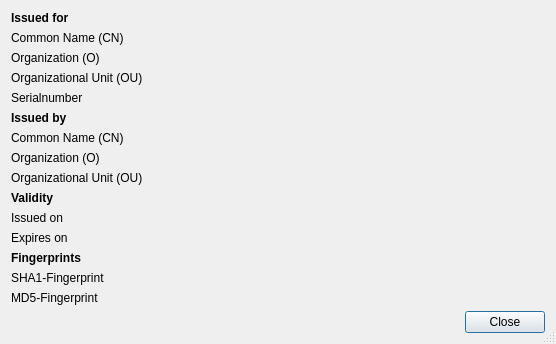
<?xml version="1.0" encoding="UTF-8"?>
<ui version="4.0">
 <class>SslInfoDialog</class>
 <widget class="QDialog" name="SslInfoDialog">
  <property name="geometry">
   <rect>
    <x>0</x>
    <y>0</y>
    <width>556</width>
    <height>337</height>
   </rect>
  </property>
  <property name="windowTitle">
   <string>SSL Certificate Info</string>
  </property>
  <property name="sizeGripEnabled">
   <bool>true</bool>
  </property>
  <layout class="QVBoxLayout" name="verticalLayout">
   <item>
    <layout class="QGridLayout" name="gridLayout">
     <property name="horizontalSpacing">
      <number>15</number>
     </property>
     <item row="0" column="0" colspan="2">
      <widget class="QLabel" name="label">
       <property name="text">
        <string>&lt;b&gt;Issued for&lt;/b&gt;</string>
       </property>
      </widget>
     </item>
     <item row="1" column="0">
      <widget class="QLabel" name="label_2">
       <property name="text">
        <string>Common Name (CN)</string>
       </property>
      </widget>
     </item>
     <item row="1" column="1">
      <widget class="QLabel" name="subjectCommonNameLabel">
       <property name="sizePolicy">
        <sizepolicy hsizetype="Expanding" vsizetype="Preferred">
         <horstretch>0</horstretch>
         <verstretch>0</verstretch>
        </sizepolicy>
       </property>
       <property name="text">
        <string/>
       </property>
      </widget>
     </item>
     <item row="2" column="0">
      <widget class="QLabel" name="label_3">
       <property name="text">
        <string>Organization (O)</string>
       </property>
      </widget>
     </item>
     <item row="2" column="1">
      <widget class="QLabel" name="subjectOrganizationLabel">
       <property name="sizePolicy">
        <sizepolicy hsizetype="Expanding" vsizetype="Preferred">
         <horstretch>0</horstretch>
         <verstretch>0</verstretch>
        </sizepolicy>
       </property>
       <property name="text">
        <string/>
       </property>
      </widget>
     </item>
     <item row="3" column="0">
      <widget class="QLabel" name="label_4">
       <property name="text">
        <string>Organizational Unit (OU)</string>
       </property>
      </widget>
     </item>
     <item row="3" column="1">
      <widget class="QLabel" name="subjectOrganizationalUnitLabel">
       <property name="sizePolicy">
        <sizepolicy hsizetype="Expanding" vsizetype="Preferred">
         <horstretch>0</horstretch>
         <verstretch>0</verstretch>
        </sizepolicy>
       </property>
       <property name="text">
        <string/>
       </property>
      </widget>
     </item>
     <item row="4" column="0">
      <widget class="QLabel" name="label_5">
       <property name="text">
        <string>Serialnumber</string>
       </property>
      </widget>
     </item>
     <item row="4" column="1">
      <widget class="QLabel" name="serialNumberLabel">
       <property name="sizePolicy">
        <sizepolicy hsizetype="Expanding" vsizetype="Preferred">
         <horstretch>0</horstretch>
         <verstretch>0</verstretch>
        </sizepolicy>
       </property>
       <property name="text">
        <string/>
       </property>
      </widget>
     </item>
     <item row="5" column="0" colspan="2">
      <widget class="QLabel" name="label_6">
       <property name="text">
        <string>&lt;b&gt;Issued by&lt;/b&gt;</string>
       </property>
      </widget>
     </item>
     <item row="6" column="0">
      <widget class="QLabel" name="label_9">
       <property name="text">
        <string>Common Name (CN)</string>
       </property>
      </widget>
     </item>
     <item row="6" column="1">
      <widget class="QLabel" name="issuerCommonNameLabel">
       <property name="sizePolicy">
        <sizepolicy hsizetype="Expanding" vsizetype="Preferred">
         <horstretch>0</horstretch>
         <verstretch>0</verstretch>
        </sizepolicy>
       </property>
       <property name="text">
        <string/>
       </property>
      </widget>
     </item>
     <item row="7" column="0">
      <widget class="QLabel" name="label_8">
       <property name="text">
        <string>Organization (O)</string>
       </property>
      </widget>
     </item>
     <item row="7" column="1">
      <widget class="QLabel" name="issuerOrganizationLabel">
       <property name="sizePolicy">
        <sizepolicy hsizetype="Expanding" vsizetype="Preferred">
         <horstretch>0</horstretch>
         <verstretch>0</verstretch>
        </sizepolicy>
       </property>
       <property name="text">
        <string/>
       </property>
      </widget>
     </item>
     <item row="8" column="0">
      <widget class="QLabel" name="label_7">
       <property name="text">
        <string>Organizational Unit (OU)</string>
       </property>
      </widget>
     </item>
     <item row="8" column="1">
      <widget class="QLabel" name="issuerOrganizationalUnitLabel">
       <property name="sizePolicy">
        <sizepolicy hsizetype="Expanding" vsizetype="Preferred">
         <horstretch>0</horstretch>
         <verstretch>0</verstretch>
        </sizepolicy>
       </property>
       <property name="text">
        <string/>
       </property>
      </widget>
     </item>
     <item row="9" column="0" colspan="2">
      <widget class="QLabel" name="label_10">
       <property name="text">
        <string>&lt;b&gt;Validity&lt;/b&gt;</string>
       </property>
      </widget>
     </item>
     <item row="10" column="0">
      <widget class="QLabel" name="label_11">
       <property name="text">
        <string>Issued on</string>
       </property>
      </widget>
     </item>
     <item row="10" column="1">
      <widget class="QLabel" name="effectiveLabel">
       <property name="sizePolicy">
        <sizepolicy hsizetype="Expanding" vsizetype="Preferred">
         <horstretch>0</horstretch>
         <verstretch>0</verstretch>
        </sizepolicy>
       </property>
       <property name="text">
        <string/>
       </property>
      </widget>
     </item>
     <item row="11" column="0">
      <widget class="QLabel" name="label_12">
       <property name="text">
        <string>Expires on</string>
       </property>
      </widget>
     </item>
     <item row="11" column="1">
      <widget class="QLabel" name="expiresLabel">
       <property name="sizePolicy">
        <sizepolicy hsizetype="Expanding" vsizetype="Preferred">
         <horstretch>0</horstretch>
         <verstretch>0</verstretch>
        </sizepolicy>
       </property>
       <property name="text">
        <string/>
       </property>
      </widget>
     </item>
     <item row="12" column="0" colspan="2">
      <widget class="QLabel" name="label_13">
       <property name="text">
        <string>&lt;b&gt;Fingerprints&lt;/b&gt;</string>
       </property>
      </widget>
     </item>
     <item row="13" column="0">
      <widget class="QLabel" name="label_14">
       <property name="text">
        <string>SHA1-Fingerprint</string>
       </property>
      </widget>
     </item>
     <item row="13" column="1">
      <widget class="QLabel" name="sha1Label">
       <property name="sizePolicy">
        <sizepolicy hsizetype="Expanding" vsizetype="Preferred">
         <horstretch>0</horstretch>
         <verstretch>0</verstretch>
        </sizepolicy>
       </property>
       <property name="text">
        <string/>
       </property>
      </widget>
     </item>
     <item row="14" column="0">
      <widget class="QLabel" name="label_15">
       <property name="text">
        <string>MD5-Fingerprint</string>
       </property>
      </widget>
     </item>
     <item row="14" column="1">
      <widget class="QLabel" name="md5Label">
       <property name="sizePolicy">
        <sizepolicy hsizetype="Expanding" vsizetype="Preferred">
         <horstretch>0</horstretch>
         <verstretch>0</verstretch>
        </sizepolicy>
       </property>
       <property name="text">
        <string/>
       </property>
      </widget>
     </item>
    </layout>
   </item>
   <item>
    <widget class="QDialogButtonBox" name="buttonBox">
     <property name="orientation">
      <enum>Qt::Horizontal</enum>
     </property>
     <property name="standardButtons">
      <set>QDialogButtonBox::Close</set>
     </property>
    </widget>
   </item>
  </layout>
 </widget>
 <resources/>
 <connections>
  <connection>
   <sender>buttonBox</sender>
   <signal>accepted()</signal>
   <receiver>SslInfoDialog</receiver>
   <slot>accept()</slot>
   <hints>
    <hint type="sourcelabel">
     <x>248</x>
     <y>254</y>
    </hint>
    <hint type="destinationlabel">
     <x>157</x>
     <y>274</y>
    </hint>
   </hints>
  </connection>
  <connection>
   <sender>buttonBox</sender>
   <signal>rejected()</signal>
   <receiver>SslInfoDialog</receiver>
   <slot>reject()</slot>
   <hints>
    <hint type="sourcelabel">
     <x>316</x>
     <y>260</y>
    </hint>
    <hint type="destinationlabel">
     <x>286</x>
     <y>274</y>
    </hint>
   </hints>
  </connection>
 </connections>
</ui>
